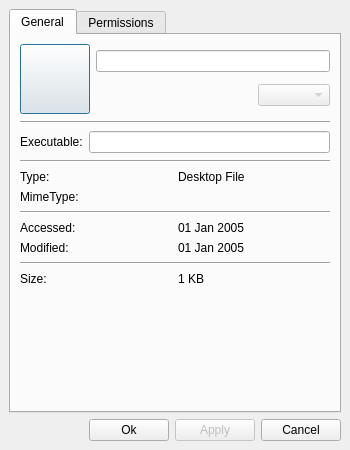
<ui version="4.0" >
 <class>deskitem</class>
 <widget class="QDialog" name="deskitem" >
  <property name="geometry" >
   <rect>
    <x>0</x>
    <y>0</y>
    <width>350</width>
    <height>450</height>
   </rect>
  </property>
  <property name="windowTitle" >
   <string>Dialog</string>
  </property>
  <layout class="QVBoxLayout" >
   <property name="margin" >
    <number>9</number>
   </property>
   <property name="spacing" >
    <number>6</number>
   </property>
   <item>
    <widget class="QTabWidget" name="tabWidget" >
     <property name="currentIndex" >
      <number>0</number>
     </property>
     <widget class="QWidget" name="generalTab" >
      <attribute name="title" >
       <string>General</string>
      </attribute>
      <layout class="QVBoxLayout" >
       <property name="margin" >
        <number>9</number>
       </property>
       <property name="spacing" >
        <number>6</number>
       </property>
       <item>
        <layout class="QHBoxLayout" >
         <property name="margin" >
          <number>0</number>
         </property>
         <property name="spacing" >
          <number>6</number>
         </property>
         <item>
          <widget class="QPushButton" name="iconBtn" >
           <property name="minimumSize" >
            <size>
             <width>70</width>
             <height>70</height>
            </size>
           </property>
           <property name="maximumSize" >
            <size>
             <width>70</width>
             <height>70</height>
            </size>
           </property>
          </widget>
         </item>
         <item>
          <layout class="QVBoxLayout" >
           <property name="margin" >
            <number>0</number>
           </property>
           <property name="spacing" >
            <number>6</number>
           </property>
           <item>
            <widget class="QLineEdit" name="nameEdit" />
           </item>
           <item>
            <layout class="QHBoxLayout" >
             <property name="margin" >
              <number>0</number>
             </property>
             <property name="spacing" >
              <number>6</number>
             </property>
             <item>
              <spacer>
               <property name="orientation" >
                <enum>Qt::Horizontal</enum>
               </property>
               <property name="sizeHint" >
                <size>
                 <width>91</width>
                 <height>20</height>
                </size>
               </property>
              </spacer>
             </item>
             <item>
              <widget class="QComboBox" name="langCombo" >
               <property name="enabled" >
                <bool>false</bool>
               </property>
              </widget>
             </item>
            </layout>
           </item>
          </layout>
         </item>
        </layout>
       </item>
       <item>
        <widget class="QFrame" name="frame" >
         <property name="minimumSize" >
          <size>
           <width>5</width>
           <height>5</height>
          </size>
         </property>
         <property name="frameShape" >
          <enum>QFrame::HLine</enum>
         </property>
         <property name="frameShadow" >
          <enum>QFrame::Sunken</enum>
         </property>
        </widget>
       </item>
       <item>
        <layout class="QHBoxLayout" >
         <property name="margin" >
          <number>0</number>
         </property>
         <property name="spacing" >
          <number>6</number>
         </property>
         <item>
          <widget class="QLabel" name="execLabel" >
           <property name="text" >
            <string>Executable:</string>
           </property>
           <property name="buddy" >
            <cstring>lineEdit_2</cstring>
           </property>
          </widget>
         </item>
         <item>
          <widget class="QLineEdit" name="execEdit" />
         </item>
        </layout>
       </item>
       <item>
        <widget class="QFrame" name="frame_4" >
         <property name="minimumSize" >
          <size>
           <width>5</width>
           <height>5</height>
          </size>
         </property>
         <property name="frameShape" >
          <enum>QFrame::HLine</enum>
         </property>
         <property name="frameShadow" >
          <enum>QFrame::Sunken</enum>
         </property>
        </widget>
       </item>
       <item>
        <layout class="QGridLayout" >
         <property name="margin" >
          <number>0</number>
         </property>
         <property name="spacing" >
          <number>6</number>
         </property>
         <item row="0" column="0" >
          <widget class="QLabel" name="label" >
           <property name="text" >
            <string>Type:</string>
           </property>
          </widget>
         </item>
         <item row="1" column="1" >
          <widget class="QLabel" name="mimeLbl" >
           <property name="text" >
            <string/>
           </property>
          </widget>
         </item>
         <item row="0" column="1" >
          <widget class="QLabel" name="typeLbl" >
           <property name="text" >
            <string>Desktop File</string>
           </property>
          </widget>
         </item>
         <item row="1" column="0" >
          <widget class="QLabel" name="label_3" >
           <property name="text" >
            <string>MimeType:</string>
           </property>
          </widget>
         </item>
        </layout>
       </item>
       <item>
        <widget class="QFrame" name="frame_2" >
         <property name="minimumSize" >
          <size>
           <width>5</width>
           <height>5</height>
          </size>
         </property>
         <property name="frameShape" >
          <enum>QFrame::HLine</enum>
         </property>
         <property name="frameShadow" >
          <enum>QFrame::Sunken</enum>
         </property>
        </widget>
       </item>
       <item>
        <layout class="QGridLayout" >
         <property name="margin" >
          <number>0</number>
         </property>
         <property name="spacing" >
          <number>6</number>
         </property>
         <item row="0" column="0" >
          <widget class="QLabel" name="label_5" >
           <property name="text" >
            <string>Accessed:</string>
           </property>
          </widget>
         </item>
         <item row="1" column="1" >
          <widget class="QLabel" name="modifiedLbl" >
           <property name="text" >
            <string>01 Jan 2005</string>
           </property>
          </widget>
         </item>
         <item row="0" column="1" >
          <widget class="QLabel" name="accessedLbl" >
           <property name="text" >
            <string>01 Jan 2005</string>
           </property>
          </widget>
         </item>
         <item row="1" column="0" >
          <widget class="QLabel" name="label_8" >
           <property name="text" >
            <string>Modified:</string>
           </property>
          </widget>
         </item>
        </layout>
       </item>
       <item>
        <widget class="QFrame" name="frame_3" >
         <property name="minimumSize" >
          <size>
           <width>5</width>
           <height>5</height>
          </size>
         </property>
         <property name="frameShape" >
          <enum>QFrame::HLine</enum>
         </property>
         <property name="frameShadow" >
          <enum>QFrame::Sunken</enum>
         </property>
        </widget>
       </item>
       <item>
        <layout class="QHBoxLayout" >
         <property name="margin" >
          <number>0</number>
         </property>
         <property name="spacing" >
          <number>6</number>
         </property>
         <item>
          <widget class="QLabel" name="label_9" >
           <property name="text" >
            <string>Size:</string>
           </property>
          </widget>
         </item>
         <item>
          <widget class="QLabel" name="sizeLbl" >
           <property name="text" >
            <string>1 KB</string>
           </property>
          </widget>
         </item>
        </layout>
       </item>
       <item>
        <spacer>
         <property name="orientation" >
          <enum>Qt::Vertical</enum>
         </property>
         <property name="sizeHint" >
          <size>
           <width>20</width>
           <height>40</height>
          </size>
         </property>
        </spacer>
       </item>
      </layout>
     </widget>
     <widget class="QWidget" name="permissionsTab" >
      <attribute name="title" >
       <string>Permissions</string>
      </attribute>
      <layout class="QVBoxLayout" >
       <property name="margin" >
        <number>9</number>
       </property>
       <property name="spacing" >
        <number>6</number>
       </property>
       <item>
        <widget class="QGroupBox" name="groupBox" >
         <property name="title" >
          <string>Owner and Group</string>
         </property>
         <layout class="QVBoxLayout" >
          <property name="margin" >
           <number>9</number>
          </property>
          <property name="spacing" >
           <number>6</number>
          </property>
          <item>
           <layout class="QGridLayout" >
            <property name="margin" >
             <number>0</number>
            </property>
            <property name="spacing" >
             <number>6</number>
            </property>
            <item row="0" column="1" >
             <widget class="QComboBox" name="comboBox" >
              <property name="enabled" >
               <bool>false</bool>
              </property>
             </widget>
            </item>
            <item row="0" column="0" >
             <widget class="QLabel" name="label_2" >
              <property name="text" >
               <string>Owner:</string>
              </property>
              <property name="buddy" >
               <cstring>comboBox</cstring>
              </property>
             </widget>
            </item>
            <item row="1" column="1" >
             <widget class="QComboBox" name="comboBox_2" >
              <property name="enabled" >
               <bool>false</bool>
              </property>
             </widget>
            </item>
            <item row="1" column="0" >
             <widget class="QLabel" name="label_4" >
              <property name="text" >
               <string>Group:</string>
              </property>
              <property name="buddy" >
               <cstring>comboBox_2</cstring>
              </property>
             </widget>
            </item>
           </layout>
          </item>
          <item>
           <spacer>
            <property name="orientation" >
             <enum>Qt::Vertical</enum>
            </property>
            <property name="sizeHint" >
             <size>
              <width>20</width>
              <height>40</height>
             </size>
            </property>
           </spacer>
          </item>
         </layout>
        </widget>
       </item>
       <item>
        <widget class="QGroupBox" name="groupBox_2" >
         <property name="sizePolicy" >
          <sizepolicy>
           <hsizetype>7</hsizetype>
           <vsizetype>7</vsizetype>
           <horstretch>0</horstretch>
           <verstretch>0</verstretch>
          </sizepolicy>
         </property>
         <property name="title" >
          <string>Access Permissions</string>
         </property>
         <layout class="QVBoxLayout" >
          <property name="margin" >
           <number>9</number>
          </property>
          <property name="spacing" >
           <number>6</number>
          </property>
          <item>
           <layout class="QGridLayout" >
            <property name="margin" >
             <number>0</number>
            </property>
            <property name="spacing" >
             <number>6</number>
            </property>
            <item row="1" column="3" >
             <widget class="QCheckBox" name="checkBox_6" >
              <property name="text" >
               <string>Exec</string>
              </property>
              <property name="checked" >
               <bool>true</bool>
              </property>
             </widget>
            </item>
            <item row="2" column="1" >
             <widget class="QCheckBox" name="checkBox_7" >
              <property name="text" >
               <string>Read</string>
              </property>
              <property name="checked" >
               <bool>true</bool>
              </property>
             </widget>
            </item>
            <item row="1" column="2" >
             <widget class="QCheckBox" name="checkBox_5" >
              <property name="text" >
               <string>Write</string>
              </property>
              <property name="checkable" >
               <bool>false</bool>
              </property>
              <property name="checked" >
               <bool>false</bool>
              </property>
             </widget>
            </item>
            <item row="2" column="0" >
             <widget class="QLabel" name="label_10" >
              <property name="text" >
               <string>Others:</string>
              </property>
             </widget>
            </item>
            <item row="0" column="2" >
             <widget class="QCheckBox" name="checkBox_2" >
              <property name="text" >
               <string>Write</string>
              </property>
              <property name="checked" >
               <bool>true</bool>
              </property>
             </widget>
            </item>
            <item row="1" column="0" >
             <widget class="QLabel" name="label_7" >
              <property name="text" >
               <string>Group:</string>
              </property>
             </widget>
            </item>
            <item row="1" column="1" >
             <widget class="QCheckBox" name="checkBox_4" >
              <property name="text" >
               <string>Read</string>
              </property>
              <property name="checked" >
               <bool>true</bool>
              </property>
             </widget>
            </item>
            <item row="0" column="3" >
             <widget class="QCheckBox" name="checkBox_3" >
              <property name="text" >
               <string>Exec</string>
              </property>
              <property name="checked" >
               <bool>true</bool>
              </property>
             </widget>
            </item>
            <item row="2" column="3" >
             <widget class="QCheckBox" name="checkBox_9" >
              <property name="text" >
               <string>Exec</string>
              </property>
              <property name="checked" >
               <bool>true</bool>
              </property>
             </widget>
            </item>
            <item row="2" column="2" >
             <widget class="QCheckBox" name="checkBox_8" >
              <property name="text" >
               <string>Write</string>
              </property>
              <property name="checked" >
               <bool>false</bool>
              </property>
             </widget>
            </item>
            <item row="0" column="0" >
             <widget class="QLabel" name="label_6" >
              <property name="text" >
               <string>Owner:</string>
              </property>
             </widget>
            </item>
            <item row="0" column="1" >
             <widget class="QCheckBox" name="checkBox" >
              <property name="text" >
               <string>Read</string>
              </property>
              <property name="checked" >
               <bool>true</bool>
              </property>
             </widget>
            </item>
           </layout>
          </item>
          <item>
           <widget class="QFrame" name="frame_5" >
            <property name="frameShape" >
             <enum>QFrame::HLine</enum>
            </property>
            <property name="frameShadow" >
             <enum>QFrame::Sunken</enum>
            </property>
           </widget>
          </item>
          <item>
           <layout class="QGridLayout" >
            <property name="margin" >
             <number>0</number>
            </property>
            <property name="spacing" >
             <number>6</number>
            </property>
            <item row="0" column="1" >
             <widget class="QLabel" name="label_12" >
              <property name="text" >
               <string>rwx-rw-rw</string>
              </property>
             </widget>
            </item>
            <item row="1" column="0" >
             <widget class="QLabel" name="label_13" >
              <property name="text" >
               <string>Number View:</string>
              </property>
             </widget>
            </item>
            <item row="1" column="1" >
             <widget class="QLabel" name="label_14" >
              <property name="text" >
               <string>755</string>
              </property>
             </widget>
            </item>
            <item row="0" column="0" >
             <widget class="QLabel" name="label_11" >
              <property name="text" >
               <string>Text View:</string>
              </property>
             </widget>
            </item>
           </layout>
          </item>
         </layout>
        </widget>
       </item>
      </layout>
     </widget>
    </widget>
   </item>
   <item>
    <layout class="QHBoxLayout" >
     <property name="margin" >
      <number>0</number>
     </property>
     <property name="spacing" >
      <number>6</number>
     </property>
     <item>
      <spacer>
       <property name="orientation" >
        <enum>Qt::Horizontal</enum>
       </property>
       <property name="sizeHint" >
        <size>
         <width>40</width>
         <height>20</height>
        </size>
       </property>
      </spacer>
     </item>
     <item>
      <widget class="QPushButton" name="okBtn" >
       <property name="text" >
        <string>Ok</string>
       </property>
      </widget>
     </item>
     <item>
      <widget class="QPushButton" name="applyBtn" >
       <property name="enabled" >
        <bool>false</bool>
       </property>
       <property name="text" >
        <string>Apply</string>
       </property>
      </widget>
     </item>
     <item>
      <widget class="QPushButton" name="cancelBtn" >
       <property name="text" >
        <string>Cancel</string>
       </property>
      </widget>
     </item>
    </layout>
   </item>
  </layout>
 </widget>
 <resources/>
 <connections>
  <connection>
   <sender>cancelBtn</sender>
   <signal>clicked()</signal>
   <receiver>deskitem</receiver>
   <slot>reject()</slot>
   <hints>
    <hint type="sourcelabel" >
     <x>285</x>
     <y>432</y>
    </hint>
    <hint type="destinationlabel" >
     <x>282</x>
     <y>442</y>
    </hint>
   </hints>
  </connection>
 </connections>
</ui>
